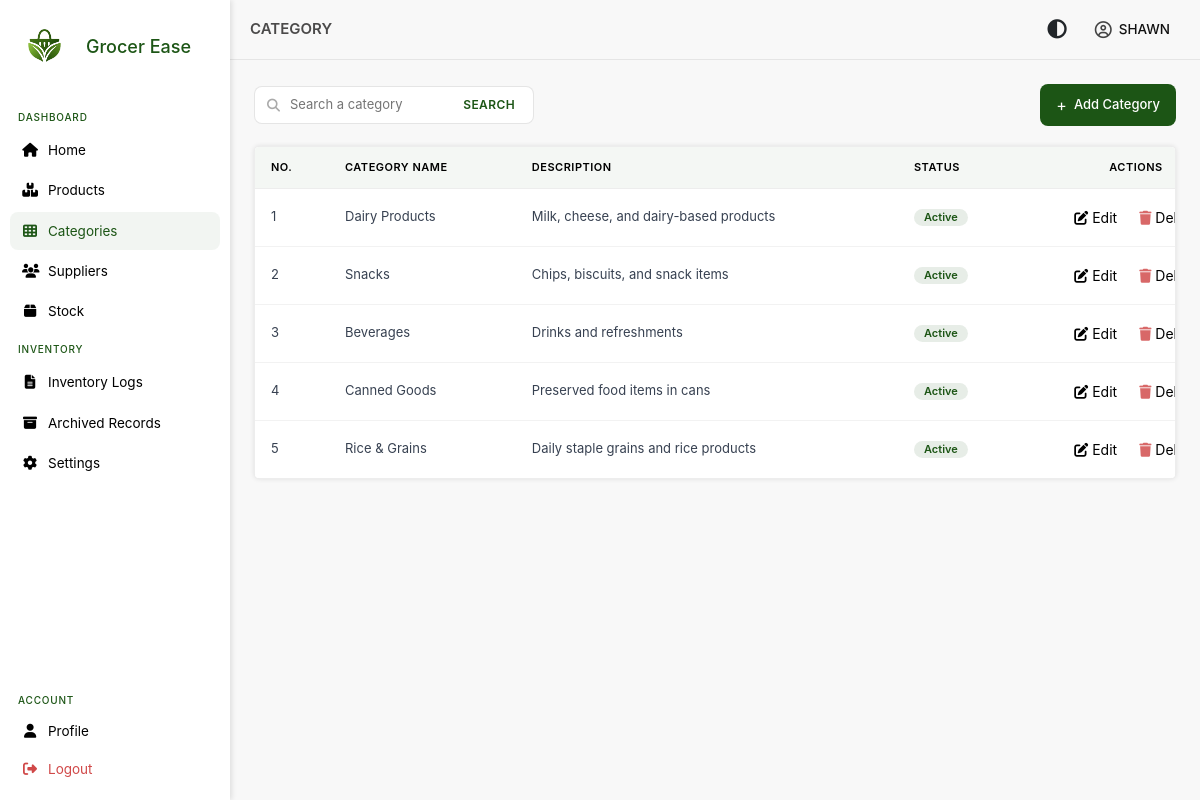
/views/inventory/category.php (signed in), run on an earlier commit of the app's database.
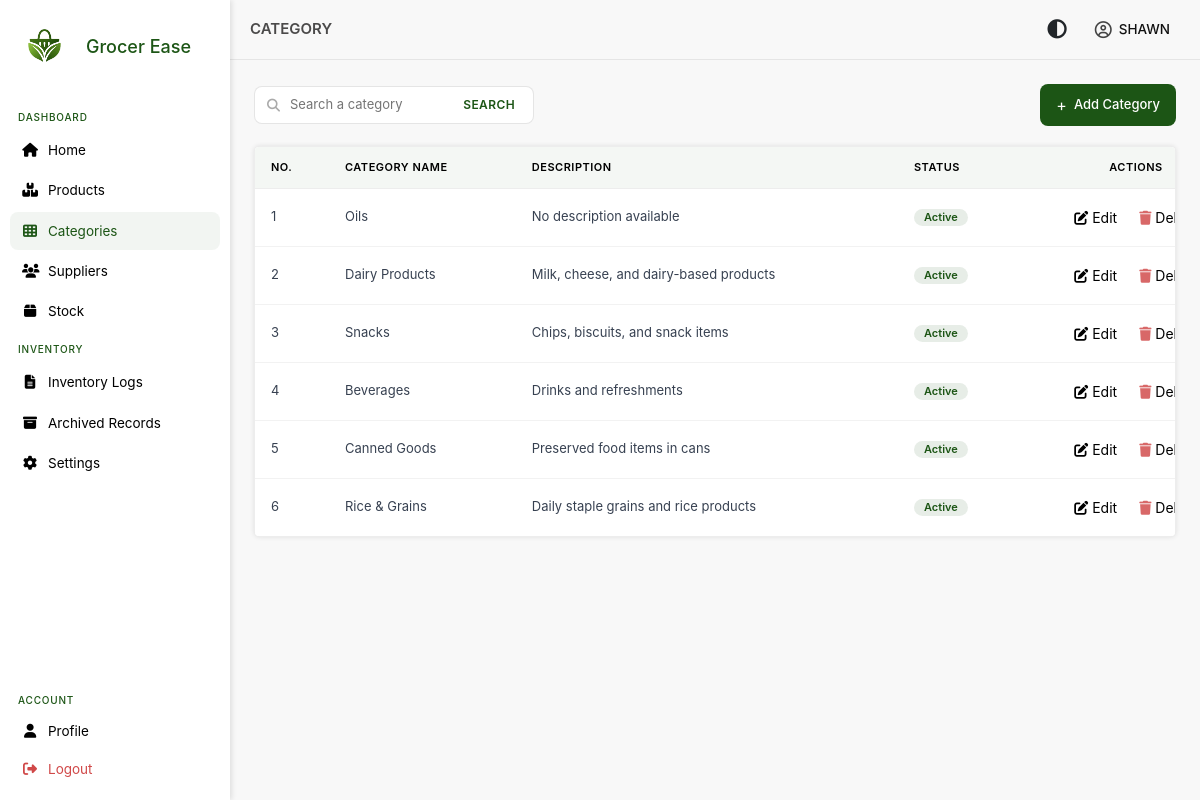
And on a later commit of the database.
### tables this page shows
CREATE TABLE `categories` (
  `category_id_pk` int NOT NULL AUTO_INCREMENT,
  `category_name` varchar(250) NOT NULL,
  `category_description` longtext,
  `is_deleted` tinyint DEFAULT '0',
  `deleted_at` datetime DEFAULT NULL,
  `status` tinyint DEFAULT '1',
  PRIMARY KEY (`category_id_pk`),
  KEY `idx_category_name` (`category_name`)
);

### autoload.php (called while the page is built, shortened)
<?php
spl_autoload_register(function ($class) {
    $paths = [
        __DIR__ . '/models/',
        __DIR__ . '/models/Stock/',
        __DIR__ . '/models/Relations/',
    ];
    foreach ($paths as $path) {
        $file = $path . $class . '.php';
        if (file_exists($file)) {
            return;
        }
    }
});
?>

### models/category.php (called while the page is built, shortened)
<?php
class Category
{
    private $conn;
    public function __construct($db)
    {
        $this->conn = $db;
    }
    public function GetPaginatedCategories($page = 1, $limit = 10)
    {
        $offset = ($page - 1) * $limit;
        $stmt = $this->conn->prepare("SELECT category_id_pk, category_name, category_description,
                                             is_deleted, status
                                      FROM categories
                                      WHERE is_deleted = 0
                                      ORDER BY category_id_pk DESC
                                      LIMIT :limit OFFSET :offset");
        $stmt->bindParam(':limit', $limit, PDO::PARAM_INT);
        $stmt->bindParam(':offset', $offset, PDO::PARAM_INT);
        $stmt->execute();
        return $stmt->fetchAll(PDO::FETCH_ASSOC);
    }
}

### views/inventory/category.php (the view, shortened to what the changed rows need)
<?php
require_once __DIR__ . '/../../autoload.php';
$search = $_GET['search'] ?? '';
$page = isset($_GET['page']) ? (int)$_GET['page'] : 1;
$limit = 10;
$category = new Category($db);
if (!empty($search)) {
    $categories = $category->SearchCategorY($search);
    $total_categories = count($categories);
    $total_pages = 1;
} else {
    $categories = $category->GetPaginatedCategories($page, $limit);
}
?>
<!DOCTYPE html>
<html lang="en">
<?php include "../../includes/head.php" ?>
<body>
    <main class="main-content">
        <section class="page-content">
            <div class="menu-table">
                <table>
                    <thead>
                        <tr>
                            <th>No.</th>
                            <th>Category Name</th>
                            <th>Description</th>
                            <th>Status</th>
                            <th>Actions</th>
                        </tr>
                    </thead>
                    <tbody>
                        <?php $num = ($page - 1) * $limit + 1;?>
                        <?php if (empty($categories)): ?>
                            <tr>
                                <td colspan="5" style="text-align:center; color:#6b7280;">
                                    No categories found
                                </td>
                            </tr>
                            <?php else: ?>
                                <?php foreach ($categories as $categ): ?>
                            <tr>
                                <td><?= $num++ ?></td>
                                <td><?= htmlspecialchars($categ['category_name']) ?></td>
                                <td><?= htmlspecialchars($categ['category_description'] == '' ?
                                        'No description available' : $categ['category_description']) ?>
                                <td>
                                    <span class="badge <?= $categ['status'] == 1 ? 'active' : 'inactive' ?>">
                                        <?= $categ['status'] == 1 ? 'Active' : 'Inactive' ?>
                                    </span>
                                </td>
                                </td>
                                <td>
                                    <div class="actions">
                                        <form action="edit_category.php" method="POST">
                                            <button type="submit" class="edit-btn">
                                                <i class="fa-solid fa-pen-to-square"></i>
                                                <span>Edit</span>
                                            </button>
                                        </form>
                                        <button type="button" class="edit-btn"
                                            onclick="deleteCategory(<?= $categ['category_id_pk'] ?>, '<?= htmlspecialchars($categ['category_name']) ?>')">
                                            <i class="fa-solid fa-trash"></i>
                                            <span>Delete</span>
                                        </button>
                                    </div>
                                </td>
                            </tr>
                        <?php endforeach; ?>
                    <?php endif; ?>
                    </tbody>
                </table>
            </div>
        </section>
    </main>
</body>
</html>

What changed in the data, as far as the page shows it:
added categories: category_name "Oils", category_description "No description available", status "Active"
